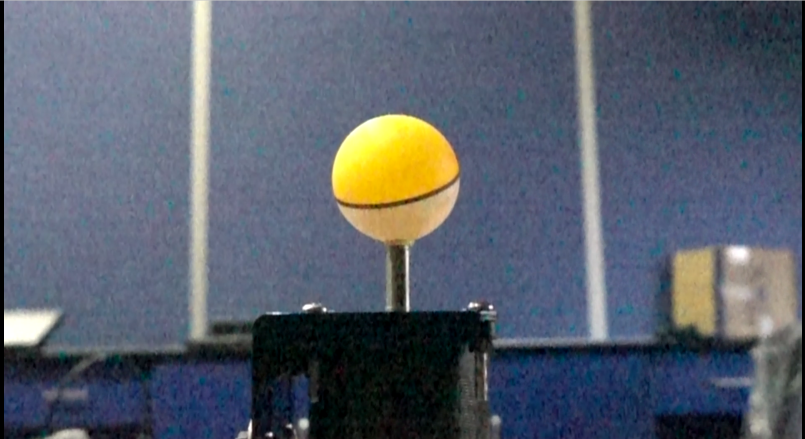
//> input picture Selection_001.png, 1610 x 878 px (shown at 1/2 size)
$ ./temp   (built with g++ and OpenCV 4)
//> lines starting //> are read from the running program, lines starting //| are printed output that depends on the picture
#include <cmath>
#include <iostream>


#include <opencv2/core/core.hpp>
#include <opencv2/imgproc/imgproc.hpp>
#include <opencv2/highgui/highgui.hpp>
#include <opencv2/cudaimgproc.hpp>

using namespace std;
using namespace cv;
using namespace cv::cuda;
static void help()
{
    cout << "This program demonstrates line finding with the Hough transform." << endl;
    cout << "Usage:" << endl;
    cout << "./gpu-example-houghlines <image_name>, Default is ../data/pic1.png\n" << endl;
}

int main(int argc, const char* argv[])
{
    const string filename = argc >= 2 ? argv[1] : "/home/emile/Documents/Github/Ping_Pong/Ball_Tracker/Selection_001.png";

    Mat src = imread(filename, IMREAD_GRAYSCALE);
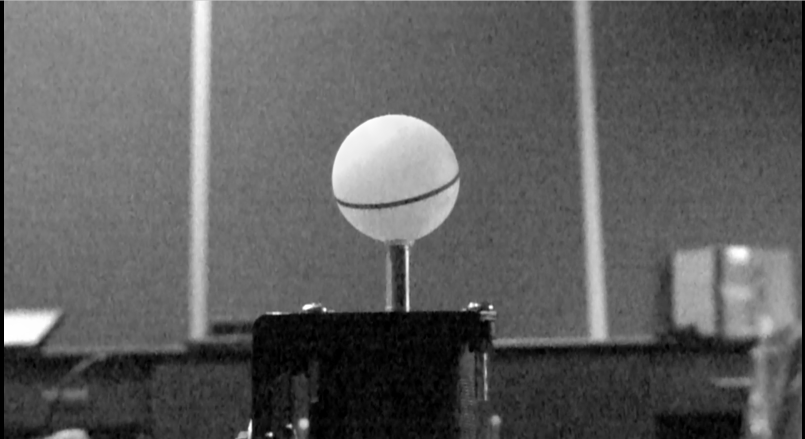
//> src: 878 rows x 1610 cols, CV_8UC1 (shown at 1/2 size); min 0, max 255, mean 94.1
    if (src.empty())
    {
        help();
        cout << "can not open " << filename << endl;
        return -1;
    }

    Mat mask;
    cv::Canny(src, mask, 100, 200, 3);
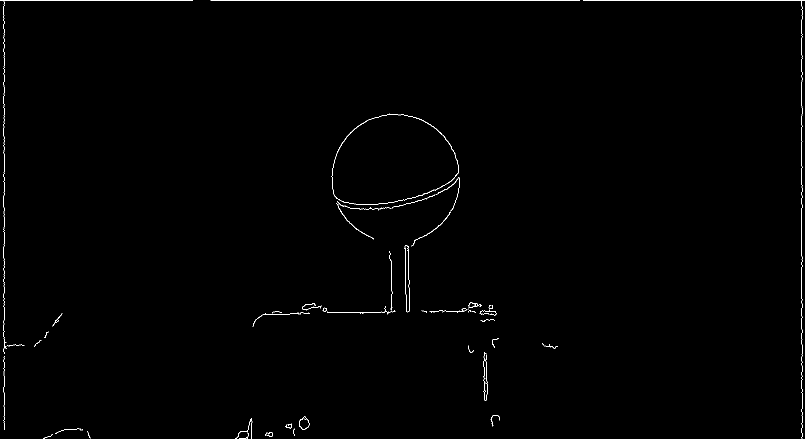
//> mask: 878 rows x 1610 cols, CV_8UC1 (shown at 1/2 size); 0.49% white in thin lines or dots

    Mat dst_cpu;
    cv::cvtColor(mask, dst_cpu, COLOR_GRAY2BGR);
//> dst_cpu: 878 rows x 1610 cols, CV_8UC3; 0.49% white in thin lines or dots
    Mat dst_gpu = dst_cpu.clone();

    vector<Vec4i> lines_cpu;
    {
        const int64 start = getTickCount();

        cv::HoughLinesP(mask, lines_cpu, 1, CV_PI / 180, 50, 60, 5);
//> lines_cpu = 13 lines (x1, y1, x2, y2), first 8: [1166, 1, 1604, 1], [1603, 374, 1603, 228], [8, 492, 8, 415], [8, 347, 8, 273], [1603, 606, 1603, 416], [8, 773, 8, 704], [811, 528, 812, 622], [8, 1, 184, 1]

        const double timeSec = (getTickCount() - start) / getTickFrequency();
        cout << "CPU Time : " << timeSec * 1000 << " ms" << endl;
        cout << "CPU Found : " << lines_cpu.size() << endl;
//| CPU Found : 13
    }

    for (size_t i = 0; i < lines_cpu.size(); ++i)
    {
        Vec4i l = lines_cpu[i];
        line(dst_cpu, Point(l[0], l[1]), Point(l[2], l[3]), Scalar(0, 0, 255), 3, LINE_AA);
    }
//> this loop made 13 passes
//> l on passes 1 to 12: [1166, 1, 1604, 1], [1603, 374, 1603, 228], [8, 492, 8, 415], [8, 347, 8, 273], [1603, 606, 1603, 416], [8, 773, 8, 704], [811, 528, 812, 622], [8, 1, 184, 1], [191, 1, 385, 1], [8, 859, 8, 785], [1603, 143, 1603, 39], [772, 406, 835, 393]
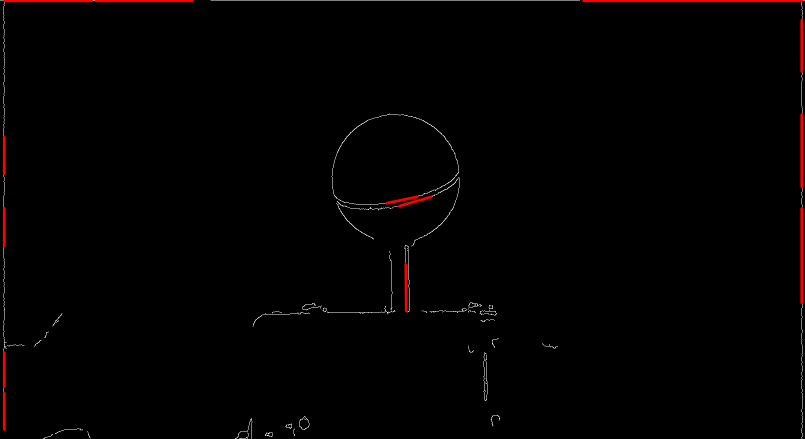
//> dst_cpu: 878 rows x 1610 cols, CV_8UC3 (shown at 1/2 size); mean B, G, R 0.9, 0.9, 2.5

//> (the run ends here: the program stops with an error, at `GpuMat d_src(mask);`)
